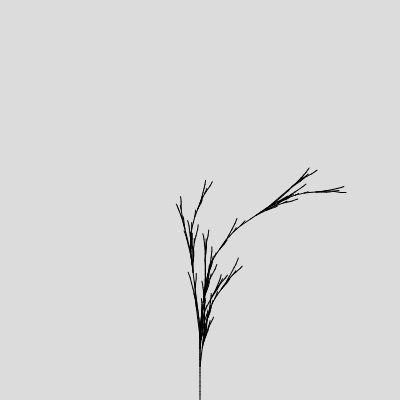
Frame 1 (no input)
Frame 60 (no input): identical to frame 1, image omitted
Frame 120 (the mouse pressed at the canvas centre since frame 60): identical to frame 1, image omitted

The p5.js sketch that drew this single still picture (run headless with seeded random() and noise() and a simulated clock; from frame 60 on, the mouse is pressed at the canvas centre):

// p5.js sketch
// ── sketch.js
function create_string(string){
  let new_string = ""
  for(let chr of string){
    if(chr == "X"){
      new_string += "F+[[X]-X]-F[-FX]+X"
    }
    if(chr == "F"){
      new_string += "FF"
    }
    else{
      new_string += chr
    }
  }
  return new_string
}

function generate_strings(axiom, generations){
  let gens = []
  gens.push(axiom)
  gens.push(create_string(axiom))
  for(let i = 0; i < generations; i++){
    gens.push(create_string(gens[i]))
  }
  return gens
}

function drawFractal(string, len){
  let sin_val = sin(frameCount/10)
  let ang = map(sin_val, -1, 1, 25,25.02)
  for(let chr of string){
    if(chr == "F"){
      let long = random(2,7)
    
      line(0, 0, 0, -long)
      translate(0, -long)
    }
    if(chr == "-"){
      rotate(ang)
    }
    if(chr == "+"){
      rotate(-ang)
    }
    if(chr == '['){
      push()
    }
    if(chr == ']'){
      pop()
    }
    
  }
}

let axioma = "0"
let strings = []
let generations
let gen
function setup() {
  createCanvas(400, 400);
  background(220);
  translate(width/2, height)
  generations = generate_strings("X", 7)
  gen = generations[generations.length-1]
  drawFractal(generations[generations.length-1], 10)
}
function draw() {
  // background(220)
  // translate(width/2, height)
  
  // drawFractal(generations[generations.length-1], 25)
  
  
}
